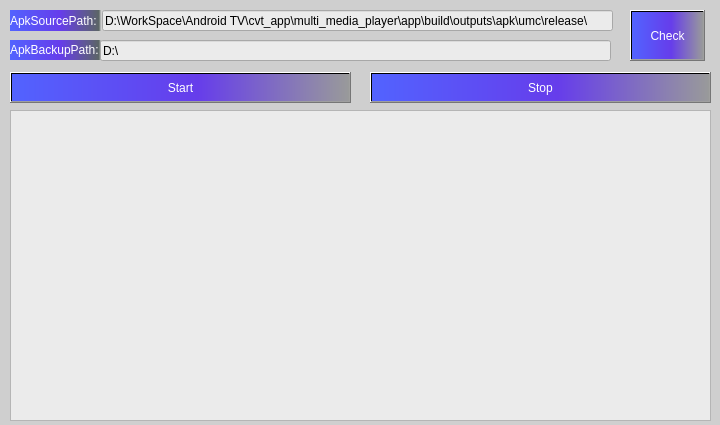
<?xml version="1.0" encoding="UTF-8"?>
<ui version="4.0">
 <class>Dialog</class>
 <widget class="QDialog" name="Dialog">
  <property name="geometry">
   <rect>
    <x>0</x>
    <y>0</y>
    <width>720</width>
    <height>425</height>
   </rect>
  </property>
  <property name="windowTitle">
   <string>DMP自动部署</string>
  </property>
  <property name="windowIcon">
   <iconset resource="button_image.qrc">
    <normaloff>:/&lt;no prefix&gt;/res/mmp_logo.png</normaloff>:/&lt;no prefix&gt;/res/mmp_logo.png</iconset>
  </property>
  <property name="styleSheet">
   <string notr="true">border-top-color:rgb(0, 0, 127);
background-color: rgb(207, 207, 207);</string>
  </property>
  <widget class="QTextBrowser" name="printTextBrowser">
   <property name="geometry">
    <rect>
     <x>10</x>
     <y>110</y>
     <width>701</width>
     <height>311</height>
    </rect>
   </property>
   <property name="tabletTracking">
    <bool>false</bool>
   </property>
   <property name="styleSheet">
    <string notr="true">color:rgb(0, 0, 0);
background-color:rgb(235, 235, 235);
font: 9pt &quot;Calibri&quot;;
</string>
   </property>
  </widget>
  <widget class="QLineEdit" name="sourcePathLineEdit">
   <property name="geometry">
    <rect>
     <x>102</x>
     <y>10</y>
     <width>511</width>
     <height>21</height>
    </rect>
   </property>
   <property name="styleSheet">
    <string notr="true">background-color:rgb(235, 235, 235);
font: 9pt &quot;Calibri&quot;;</string>
   </property>
   <property name="text">
    <string>D:\WorkSpace\Android TV\cvt_app\multi_media_player\app\build\outputs\apk\umc\release\</string>
   </property>
  </widget>
  <widget class="QPushButton" name="checkPushButton">
   <property name="geometry">
    <rect>
     <x>630</x>
     <y>10</y>
     <width>75</width>
     <height>51</height>
    </rect>
   </property>
   <property name="styleSheet">
    <string notr="true">color:rgb(255, 255, 255);
background-color:qlineargradient(spread:repeat, x1:0, y1:0, x2:1, y2:0, stop:0 rgba(82, 99, 255, 255), stop:0.551136 rgba(102, 61, 235, 255), stop:1 rgba(153, 154, 154, 255));
font: 14pt &quot;Calibri&quot;;
</string>
   </property>
   <property name="text">
    <string>Check</string>
   </property>
  </widget>
  <widget class="QPushButton" name="startPushButton">
   <property name="geometry">
    <rect>
     <x>10</x>
     <y>72</y>
     <width>341</width>
     <height>31</height>
    </rect>
   </property>
   <property name="styleSheet">
    <string notr="true">color:rgb(255, 255, 255);
background-color:qlineargradient(spread:repeat, x1:0, y1:0, x2:1, y2:0, stop:0 rgba(82, 99, 255, 255), stop:0.551136 rgba(102, 61, 235, 255), stop:1 rgba(153, 154, 154, 255));
font: 10pt &quot;Calibri&quot;;
font: 14pt &quot;Calibri&quot;;
</string>
   </property>
   <property name="text">
    <string>Start</string>
   </property>
   <property name="autoRepeatInterval">
    <number>100</number>
   </property>
  </widget>
  <widget class="QLabel" name="label">
   <property name="geometry">
    <rect>
     <x>10</x>
     <y>10</y>
     <width>91</width>
     <height>21</height>
    </rect>
   </property>
   <property name="styleSheet">
    <string notr="true">color:rgb(255, 255, 255);
background-color:qlineargradient(spread:pad, x1:0, y1:0, x2:1, y2:0, stop:0 rgba(82, 99, 255, 255), stop:0.551136 rgba(102, 61, 235, 255), stop:0.977273 rgba(92, 102, 101, 255), stop:1 rgba(0, 0, 0, 0));
font: 10pt &quot;Calibri&quot;;
</string>
   </property>
   <property name="text">
    <string>ApkSourcePath:</string>
   </property>
  </widget>
  <widget class="QLabel" name="label_2">
   <property name="geometry">
    <rect>
     <x>10</x>
     <y>40</y>
     <width>91</width>
     <height>20</height>
    </rect>
   </property>
   <property name="styleSheet">
    <string notr="true">color:rgb(255, 255, 255);
background-color:qlineargradient(spread:pad, x1:0, y1:0, x2:1, y2:0, stop:0 rgba(82, 99, 255, 255), stop:0.551136 rgba(102, 61, 235, 255), stop:0.977273 rgba(92, 102, 101, 255), stop:1 rgba(0, 0, 0, 0));
font: 10pt &quot;Calibri&quot;;</string>
   </property>
   <property name="text">
    <string>ApkBackupPath:</string>
   </property>
  </widget>
  <widget class="QLineEdit" name="backupPathLineEdit">
   <property name="geometry">
    <rect>
     <x>100</x>
     <y>40</y>
     <width>511</width>
     <height>21</height>
    </rect>
   </property>
   <property name="styleSheet">
    <string notr="true">background-color:rgb(235, 235, 235);
font: 10pt &quot;Calibri&quot;;</string>
   </property>
   <property name="text">
    <string>D:\</string>
   </property>
  </widget>
  <widget class="QPushButton" name="stopPushButton">
   <property name="geometry">
    <rect>
     <x>370</x>
     <y>72</y>
     <width>341</width>
     <height>31</height>
    </rect>
   </property>
   <property name="styleSheet">
    <string notr="true">color:rgb(255, 255, 255);
background-color:qlineargradient(spread:repeat, x1:0, y1:0, x2:1, y2:0, stop:0 rgba(82, 99, 255, 255), stop:0.551136 rgba(102, 61, 235, 255), stop:1 rgba(153, 154, 154, 255));
font: 14pt &quot;Calibri&quot;;
</string>
   </property>
   <property name="text">
    <string>Stop</string>
   </property>
  </widget>
 </widget>
 <resources>
  <include location="button_image.qrc"/>
 </resources>
 <connections/>
</ui>
